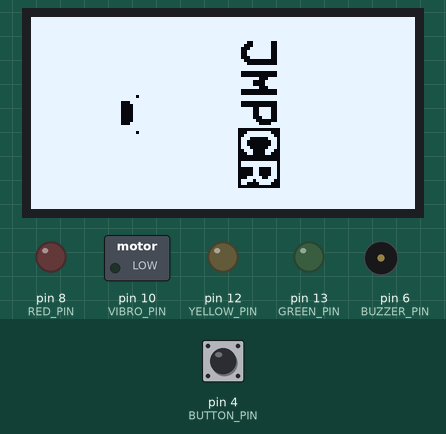
The sketch below on a simulated Arduino Uno, built with avr-gcc and run on an emulated ATmega328P. On the bench: 128×64 one-colour display, switched loads named in the sketch (green lamp = pin HIGH), output pins drawn as LEDs (lit = HIGH), buzzer (waves = sounding). Inputs (shaded band) come from the test bench; at power-on: pin 4 (BUTTON_PIN) HIGH. Random numbers use the default seed unless the sketch sets one.

Above: at 1.2 s.
1.3 s: pin 4 (BUTTON_PIN) pulled LOW for 0.15 s
At 1.47 s:
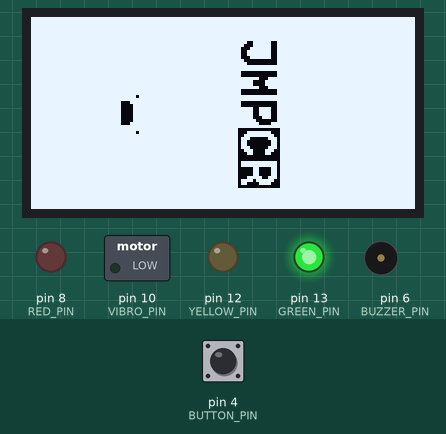
2.0 s: pin 4 (BUTTON_PIN) pulled LOW for 1 s
At 2.38 s:
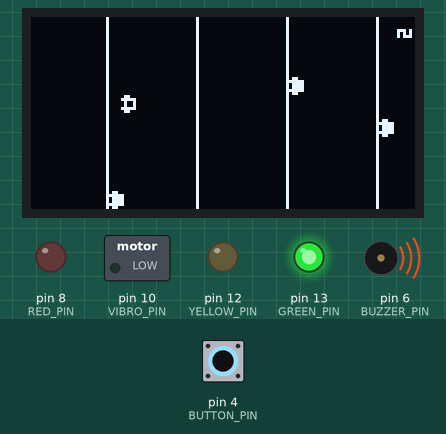
3.6 s: pin 4 (BUTTON_PIN) pulled LOW for 0.15 s
At 5.4 s:
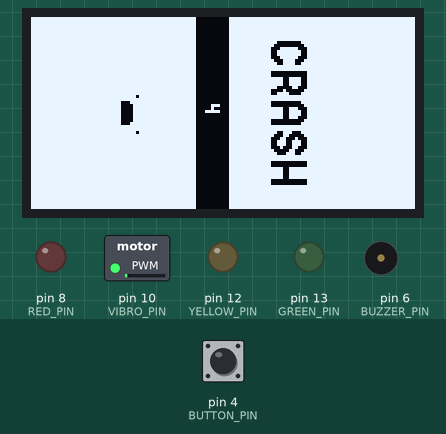
7.0 s: pin 4 (BUTTON_PIN) pulled LOW for 0.15 s
At 7.17 s:
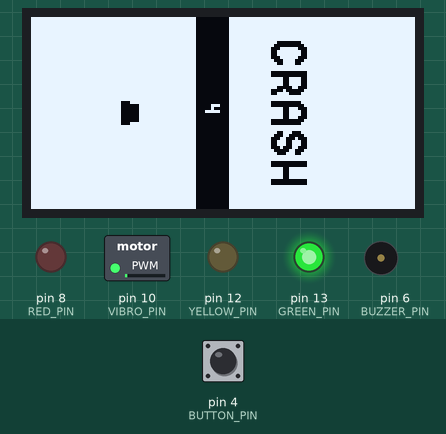
10.7 s: pin 4 (BUTTON_PIN) pulled LOW for 3.2 s
At 13.43 s:
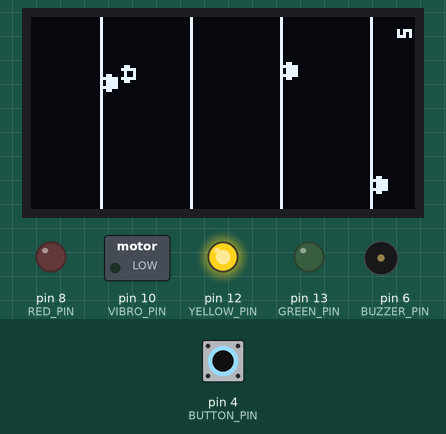
Timing chart, 0 to 15.4 s (numbered marks = the images above; inputs shaded):
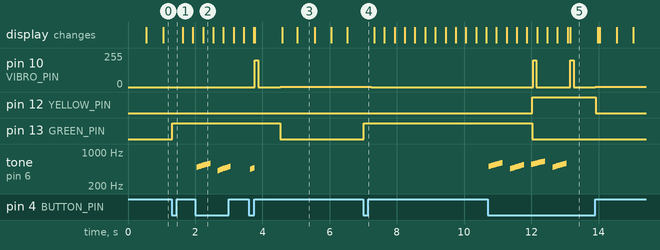

The sketch:

mp2.ino
```cpp
#include <Wire.h>
#include <SPI.h>

#include <Adafruit_GFX.h>
#include <Adafruit_SSD1306.h>

#define SCREEN_WIDTH 128 // OLED display width, in pixels
#define SCREEN_HEIGHT 64 // OLED display height, in pixels

#define OLED_RESET     4 // Reset pin # (or -1 if sharing Arduino reset pin)
#define SCREEN_ADDRESS 0x3D ///< See datasheet for Address; 0x3D for 128x64, 0x3C for 128x32

// Instantiate SSD1306 driver display object
Adafruit_SSD1306 _display(SCREEN_WIDTH, SCREEN_HEIGHT, &Wire, OLED_RESET);

// Pins
const int RED_PIN = 8;
const int YELLOW_PIN = 12;
const int GREEN_PIN = 13;
const int BUZZER_PIN = 6;
const int VIBRO_PIN = 10;
const int BUTTON_PIN = 4;

// Game Properties
const int JUMP_STRENGTH = 6;
const float LOW_GRAV = 0.4;
const float HIGH_GRAV = 1;
const int FLOOR_GAP = 30;
const int NUM_FLOORS = 4;
int currentFloor = 0;
int consecutive = -1;
int spawnsLeft = 0;
bool buttonLifted;

// Player Properties
int xPos = 1;
int yPos = 0;
const int Y_LOCK = 30;
float xVel = 1;
float yVel = 0;
boolean isGrounded = true;

// Buzzer Properties
unsigned long lastGrounded = 0;
int baseTone;

// Floor Properties
int floorHeights[NUM_FLOORS];
int nearestFloorHeight;
int nextFloorHeight;

// Enemy Car Properties
int enemyPosX[4];
int enemyVel[4];
const int NUM_CARS = 4;

// Frame Data (for button animation)
const int FRAME_DELAY = 500;

// Game State
enum GameState {
  NEW_GAME,
  PLAYING,
  GAME_OVER,
};
GameState gameState = NEW_GAME;

// Traffic Light
const int YELLOW_TIME = 2000;
const int RED_TIME = 2000;
const int GREEN_TIME = 5000;
enum TrafficLight {
  RED,
  YELLOW,
  GREEN
};
TrafficLight light;
unsigned long currTime;
unsigned long lastTime;

// Set up!
void setup() {
  Serial.begin(9600);

  // Initialize the display. If it fails, print failure to Serial
  // and enter an infinite loop
  if (!_display.begin(SSD1306_SWITCHCAPVCC, 0x3D)) { // Address 0x3D for 128x64
    Serial.println(F("SSD1306 allocation failed"));
    for (;;); // Don't proceed, loop forever
  }

  pinMode(RED_PIN, OUTPUT);
  pinMode(YELLOW_PIN, OUTPUT);
  pinMode(GREEN_PIN, OUTPUT);
  pinMode(VIBRO_PIN, OUTPUT);
  pinMode(BUZZER_PIN, OUTPUT);
  pinMode(BUTTON_PIN, INPUT_PULLUP);
}

// Main loop!
void loop() {
  // Clear the display
  _display.clearDisplay();

  switch (gameState) {
    case NEW_GAME:
      newGameLoop();
      break;
    case PLAYING:
      gameplayLoop();
      break;
    case GAME_OVER:
      gameOverLoop();
      break;
  }

  // Render graphics buffer to screen
  _display.display();
}

// V V V | NEW GAME | V V V

// New game loop
void newGameLoop() {
  // Button input (pressed down if val == LOW)
  int val = digitalRead(BUTTON_PIN);

  drawStartScreen();

  if (val == LOW) {
    reset();
    gameState = PLAYING;
    delay(200);   // Delay so that player has a chance to lift button
  }
}

// ^ ^ ^ | NEW GAME | ^ ^ ^

// V V V | GAMEPLAY | V V V

// Gameplay loop
void gameplayLoop() {
  // Track traffic light changes
  trafficLoop();
  // Play jump sound if yVel is positive
  jumpSound();

  // Button input (pressed down if val == LOW)
  int val = digitalRead(BUTTON_PIN);

  // Turn player around if edge is reached
  if (xPos > 63 - 6 || xPos <= 0) {
    xVel *= -1;
  }

  // Apply gravity if player is not grounded
  if (!isGrounded) {
    if (val == LOW) {
      yVel -= LOW_GRAV;
    } else {
      yVel -= HIGH_GRAV;
    }
  }

  // Advance to next floor if bottom of player crosses next floor
  if (yPos >= nextFloorHeight) {
    nearestFloorHeight = nextFloorHeight;
    nextFloorHeight += FLOOR_GAP;
  }

  // Re-ground if player reaches floor
  if (yPos <= nearestFloorHeight) {
    yPos = nearestFloorHeight;
    isGrounded = true;
    yVel = 0;
  }

  // If button is pressed and player is grounded, jump!
  if (val == LOW && isGrounded) {
    yVel = JUMP_STRENGTH;
    lastGrounded = millis();
    baseTone = 400 + (rand() % 200);
    isGrounded = false;
  }

  // Update Player Position
  xPos = xPos + xVel;
  yPos = yPos + yVel;

  // Update Enemy Positions
  for (int i = 0; i < NUM_CARS; i++) {
    if (enemyPosX[i] > 63 - 6 || enemyPosX[i] <= 0) {
      enemyVel[i] *= -1;
    }
    enemyPosX[i] += enemyVel[i];
  }

  checkCollision();

  // Draw!
  drawPlayer(round(xPos), Y_LOCK);
  drawFloors();
  drawCars();

  displayScore(currentFloor, 4, 122);
}

void spawnCar(int i) {
  // If no spawns remain...
  if (spawnsLeft == 0) {
    // Increase consecutive count
    consecutive++;
    // Reset spawns to updated count
    spawnsLeft = consecutive;
    // Spawn next car offscreen
    enemyPosX[i] = -10;
    enemyVel[i] = 0;
  } else {
    // Reduce remaining spawns
    spawnsLeft--;
    // Randomly generate properties for enemy car
    int seed = rand();
    enemyPosX[i] = seed % 56 + 1;
    enemyVel[i] = seed % 3 + 1;
    if (seed % 2 == 0) {
      enemyVel[i] *= -1;
    }

    if (xPos >= enemyPosX[i] && xPos <= enemyPosX[i] + 6) {
      enemyPosX[i] -= 6;
      if (enemyPosX[i] <= 0) {
        enemyPosX[i] += 20;
      }
    }

    if (enemyPosX[i] >= xPos && enemyPosX[i] <= xPos + 6) {
      enemyPosX[i] += 6;
      if (enemyPosX[i] >= 63 - 6) {
        enemyPosX[i] -= 20;
      }
    }
  }
}

// Plays a rising sound when player jumps
void jumpSound() {
  int rise = (millis() - lastGrounded) / 4;
  if (yVel > 0) {
    tone(BUZZER_PIN, baseTone + rise);
  } else {
    noTone(BUZZER_PIN);
  }
}

void checkCollision() {
  if (yPos <= nearestFloorHeight + 5) {
    int carMod = currentFloor % NUM_CARS;
    if ((xPos >= enemyPosX[carMod] && xPos <= enemyPosX[carMod] + 6) ||
        (enemyPosX[carMod] >= xPos && enemyPosX[carMod] <= xPos + 6)) {
      gameOver();
    }
  } else if (yPos >= nextFloorHeight - 5) {
    int carMod = (currentFloor + 1) % NUM_CARS;
    if ((xPos >= enemyPosX[carMod] && xPos <= enemyPosX[carMod] + 6) ||
        (enemyPosX[carMod] >= xPos && enemyPosX[carMod] <= xPos + 6)) {
      gameOver();
    }
  }
}

// ^ ^ ^ | GAMEPLAY | ^ ^ ^

// V V V | TRAFFIC | V V V

// Manages traffic light changes
void trafficLoop() {
  int difference = deltaTime();
  // Vibrate when light change occurs
  if (difference < 100) {
    analogWrite(VIBRO_PIN, 200);
  } else {
    analogWrite(VIBRO_PIN, 0);
  }

  switch(light) {
    case RED:
      if (difference >= RED_TIME) {
        light = GREEN;
        digitalWrite(RED_PIN, LOW);
        digitalWrite(GREEN_PIN, HIGH);
        lastTime = millis();
      }
      break;
    case YELLOW:
      if (difference >= YELLOW_TIME) {
        light = RED;
        digitalWrite(YELLOW_PIN, LOW);
        digitalWrite(RED_PIN, HIGH);
        lastTime = millis();
      }
      break;
    case GREEN:
      if (difference >= GREEN_TIME) {
        light = YELLOW;
        digitalWrite(GREEN_PIN, LOW);
        digitalWrite(YELLOW_PIN, HIGH);
        lastTime = millis();
      }
      break;
  };
}

// Returns time passed since |lastTime|
int deltaTime() {
  return millis() - lastTime;
}

// ^ ^ ^ | TRAFFIC | ^ ^ ^

// V V V | GAMEOVER | V V V

// Game over loop
void gameOverLoop() {
  // Button input (pressed down if val == LOW)
  int val = digitalRead(BUTTON_PIN);

  drawEndScreen();

  if (val == HIGH) {
    buttonLifted = true;
  }

  if (buttonLifted && val == LOW) {
    reset();
    gameState = PLAYING;
    delay(200);
  }
}

void gameOver() {
  noTone(BUZZER_PIN);
  // Short buzz
  analogWrite(VIBRO_PIN, 200);
  delay(100);
  // Intermission
  analogWrite(VIBRO_PIN, 0);
  delay(50);
  // Fade-out buzz
  for (int i = 200; i > 0; i--) {
    analogWrite(VIBRO_PIN, i);
    delay(3);
  }
  gameState = GAME_OVER;
  digitalWrite(RED_PIN, LOW);
  digitalWrite(YELLOW_PIN, LOW);
  digitalWrite(GREEN_PIN, LOW);
  buttonLifted = false;
}

// Reset all relevant game parameters
void reset() {
  currentFloor = 0;
  consecutive = -1;
  spawnsLeft = 0;
  xPos = 1;
  yPos = 0;
  xVel = 1;
  yVel = 0;
  isGrounded = true;
  for (int i = 0; i < NUM_FLOORS; i++) {
    floorHeights[i] = FLOOR_GAP * i;
  }

  nearestFloorHeight = floorHeights[0];
  nextFloorHeight = floorHeights[1];

  for (int i = 0; i < NUM_CARS; i++) {
    spawnCar(i);
  }

  light = GREEN;
  lastTime = millis();
  currTime = millis();
  digitalWrite(GREEN_PIN, HIGH);
}

// ^ ^ ^ | GAMEOVER | ^ ^ ^

// V V V | DRAW | V V V

// Draws a single car on screen at specified position
void drawPlayer(int x, int y) {
  drawCar(x, y);
  eraseRect(x+2, y+2, 2, 2);
}

void drawCar(int x, int y) {
  drawRect(x, y + 1, 6, 2);
  drawRect(x + 1, y + 3, 4, 2);
  drawRect(x + 1, y, 1, 1);
  drawRect(x + 4, y, 1, 1);
}

// Draws all enemy cars
void drawCars() {
  for (int i = 0; i < NUM_CARS; i++) {
    int y = floorHeights[i] - yPos;
    drawCar(enemyPosX[i], y);
  }
}

// Renders all floors at appropriate heights and checks for
// any redlight runs
void drawFloors() {
  for (int i = 0; i < NUM_FLOORS; i++) {
    int y = floorHeights[i] - 1 - yPos;
    // If player crosses to the next floor...
    if (y < 0) {
      // ... and the light is red
      if (light == RED) {
        gameOver();
      } else {  // ... and the light is yellow/green
        floorHeights[i] += NUM_FLOORS * FLOOR_GAP;
        currentFloor++;
        spawnCar(i);
      }
    }
    drawRect(0, y, 64, 1);
  }
}

// Displays current score
void displayScore(int score, int x, int y) {
  int temp = score;
  int len = 0;
  while (temp > 0) {
    len++;
    temp /= 10;
  }

  for (int i = len; i > 0; i--) {
    int digit = score % 10;
    score = score / 10;
    drawDigit(digit, x + 4 * i - 4, y);
  }
}

// Draws the specified digit to the screen (vertically)
void drawDigit(int digit, int x, int y) {
  switch (digit) {
    case 1:
      drawOne(x, y);
      break;
    case 2:
      drawTwo(x, y);
      break;
    case 3:
      drawThree(x, y);
      break;
    case 4:
      drawFour(x, y);
      break;
    case 5:
      drawFive(x, y);
      break;
    case 6:
      drawSix(x, y);
      break;
    case 7:
      drawSeven(x, y);
      break;
    case 8:
      drawEight(x, y);
      break;
    case 9:
      drawNine(x, y);
      break;
    case 0:
      drawZero(x, y);
      break;
    default:
      drawRect(x, y, 3, 5);
  }
}

// Draws a one on the screen (vertically!)
void drawOne(int x, int y) {
  drawRect(x, y + 4, 2, 1);
  drawRect(x + 1, y + 1, 1, 3);
  drawRect(x, y, 3, 1);
}

void drawTwo(int x, int y) {
  drawRect(x, y, 3, 5);
  _display.fillRect(y + 1, x + 1, 1, 2, SSD1306_BLACK);
  _display.fillRect(y + 3, x, 1, 2, SSD1306_BLACK);
}

void drawThree(int x, int y) {
  drawRect(x, y, 3, 1);
  drawRect(x + 2, y + 1, 1, 3);
  drawRect(x, y + 4, 3, 1);
  drawRect(x + 1, y + 2, 1, 1);
}

void drawFour(int x, int y) {
  drawRect(x, y + 2, 1, 3);
  drawRect(x + 1, y + 2, 1, 1);
  drawRect(x + 2, y, 1, 5);
}

void drawFive(int x, int y) {
  drawRect(x, y, 3, 5);
  _display.fillRect(y + 1, x, 1, 2, SSD1306_BLACK);
  _display.fillRect(y + 3, x + 1, 1, 2, SSD1306_BLACK);
}

void drawSix(int x, int y) {
  drawRect(x, y, 3, 5);
  _display.fillRect(y + 1, x + 1, 1, 1, SSD1306_BLACK);
  _display.fillRect(y + 3, x + 1, 1, 2, SSD1306_BLACK);
}

void drawSeven(int x, int y) {
  drawRect(x, y + 4, 3, 1);
  drawRect(x + 2, y, 1, 5);
}

void drawEight(int x, int y) {
  drawRect(x, y, 3, 5);
  _display.fillRect(y + 1, x + 1, 1, 1, SSD1306_BLACK);
  _display.fillRect(y + 3, x + 1, 1, 1, SSD1306_BLACK);
}

void drawNine(int x, int y) {
  drawRect(x, y, 3, 5);
  _display.fillRect(y, x, 2, 2, SSD1306_BLACK);
  _display.fillRect(y + 3, x + 1, 1, 1, SSD1306_BLACK);
}

void drawZero(int x, int y) {
  drawRect(x, y, 3, 5);
  _display.fillRect(y + 1, x + 1, 3, 1, SSD1306_BLACK);
}

// Draws start screen: "JMP|CR" + button
void drawStartScreen() {
  // Start position of "JMP|CR"
  int x = 8;
  int y = 70;
  // White background
  drawRect(0, 0, 64, 128);
  // J
  eraseRect(x, y+2, 2, 2);
  eraseRect(x+1, y+1, 2, 2);
  eraseRect(x+2, y, 4, 2);
  eraseRect(x+5, y+1, 2, 2);
  eraseRect(x+6, y+2, 2, 10);
  eraseRect(x, y+10, 8, 2);
  // M
  eraseRect(x+10, y, 2, 12);
  eraseRect(x+2+10, y+6, 1, 3);
  eraseRect(x+3+10, y+4, 2, 4);
  eraseRect(x+5+10, y+6, 1, 3);
  eraseRect(x+6+10, y, 2, 12);
  // P
  eraseRect(x+20, y, 2, 12);
  eraseRect(x+2+20, y+10, 4, 2);
  eraseRect(x+2+20, y+4, 4, 2);
  eraseRect(x+5+20, y+5, 2, 2);
  eraseRect(x+6+20, y+6, 2, 4);
  eraseRect(x+5+20, y+10, 2, 2);

  // 'CR' backdrop
  eraseRect(37, y - 1, 20, 14);
  // C
  drawRect(x+30, y+2, 2, 8);
  drawRect(x+2+30, y, 4, 2);
  drawRect(x+2+30, y+10, 4, 2);
  drawRect(x+6+30, y+8, 2, 2);
  drawRect(x+6+30, y+2, 2, 2);
  drawRect(x+1+30, y+1, 2, 2);
  drawRect(x+1+30, y+9, 2, 2);
  drawRect(x+5+30, y+9, 2, 2);
  drawRect(x+5+30, y+1, 2, 2);
  // R
  drawRect(x+10+30, y, 2, 12);
  drawRect(x+12+30, y+4, 4, 2);
  drawRect(x+12+30, y+10, 4, 2);
  drawRect(x+15+30, y+2, 2, 2);
  drawRect(x+16+30, y, 2, 2);
  drawRect(x+15+30, y+5, 2, 2);
  drawRect(x+15+30, y+9, 2, 2);
  drawRect(x+16+30, y+6, 2, 4);

  // Button
  drawButton();
}

// Displays the end screen: "CRASH" + score + button
void drawEndScreen() {
  // Start position for "CRASH" text
  int x = 8;
  int y = 80;
  // White background
  drawRect(0, 0, 64, 128);
  // C
  eraseRect(x, y+2, 2, 8);
  eraseRect(x+2, y, 4, 2);
  eraseRect(x+2, y+10, 4, 2);
  eraseRect(x+6, y+8, 2, 2);
  eraseRect(x+6, y+2, 2, 2);
  eraseRect(x+1, y+1, 2, 2);
  eraseRect(x+1, y+9, 2, 2);
  eraseRect(x+5, y+9, 2, 2);
  eraseRect(x+5, y+1, 2, 2);
  // R
  eraseRect(x+10, y, 2, 12);
  eraseRect(x+12, y+4, 4, 2);
  eraseRect(x+12, y+10, 4, 2);
  eraseRect(x+15, y+2, 2, 2);
  eraseRect(x+16, y, 2, 2);
  eraseRect(x+15, y+5, 2, 2);
  eraseRect(x+15, y+9, 2, 2);
  eraseRect(x+16, y+6, 2, 4);
  // A
  eraseRect(x+20, y, 2, 10);
  eraseRect(x+26, y, 2, 10);
  eraseRect(x+22, y+4, 4, 2);
  eraseRect(x+22, y+10, 4, 2);
  eraseRect(x+21, y+9, 2, 2);
  eraseRect(x+25, y+9, 2, 2);
  // S
  eraseRect(x+30, y+2, 2, 2);
  eraseRect(x+30, y+7, 2, 3);
  eraseRect(x+31, y+1, 2, 2);
  eraseRect(x+32, y, 4, 2);
  eraseRect(x+35, y+1, 2, 2);
  eraseRect(x+36, y+2, 2, 3);
  eraseRect(x+35, y+4, 2, 2);
  eraseRect(x+32, y+5, 4, 2);
  eraseRect(x+31, y+6, 2, 2);
  eraseRect(x+31, y+9, 2, 2);
  eraseRect(x+32, y+10, 4, 2);
  eraseRect(x+35, y+9, 2, 2);
  eraseRect(x+36, y+8, 2, 2);
  // H
  eraseRect(x+40, y, 2, 12);
  eraseRect(x+42, y+4, 4, 2);
  eraseRect(x+46, y, 2, 12);

  // Horizontal strip
  eraseRect(0, 55, 64, 11);
  int temp = currentFloor;
  int len = 0;
  while (temp > 0) {
    len++;
    temp = temp / 10;
  }
  displayScore(currentFloor, 31 - (len * 2), 58);

  // Button
  drawButton();
}

// Draws an 2-step animated button to the screen
void drawButton() {
  if (millis() % (2 * FRAME_DELAY) >= FRAME_DELAY) {
    eraseRect(28, 30, 8, 3);
    eraseRect(29, 33, 6, 3);
  } else {
    eraseRect(28, 30, 8, 3);
    eraseRect(29, 33, 6, 1);
    eraseRect(26, 35, 1, 1);
    eraseRect(38, 35, 1, 1);
  }
}

// Draws a rectangle in flipped coordinate system (screen vertical,
// origin in bottom left.
void drawRect(uint16_t x0, uint16_t y0, uint16_t w, uint16_t h) {
  _display.fillRect(y0, x0, h, w, SSD1306_WHITE);
}

// Same as drawRect, but draws in black.
void eraseRect(uint16_t x0, uint16_t y0, uint16_t w, uint16_t h) {
  _display.fillRect(y0, x0, h, w, SSD1306_BLACK);
}
```

Measured:
- after the input at 1.3 s, pin 13 (GREEN_PIN): LOW → HIGH at once
- after the input at 2.0 s, tone on pin 6 (BUZZER_PIN): plays 487 Hz for 0.03 s, 494 Hz for 0.03 s, 501 Hz for 0.03 s, 508 Hz for 0.03 s, 515 Hz for 0.03 s, 522 Hz for 0.03 s … (29 notes in this stretch), starting at once
- after the input at 3.6 s, tone on pin 6 (BUZZER_PIN): plays 447 Hz for 0.03 s, 453 Hz for 0.03 s, 460 Hz for 0.03 s, 467 Hz for 0.03 s, 474 Hz for 0.03 s, starting at once
- after the input at 7.0 s, pin 10 (VIBRO_PIN): 1/255 → 0/255 after 0.24 s; pin 13 (GREEN_PIN): LOW → HIGH at once
- after the input at 10.7 s, tone on pin 6 (BUZZER_PIN): plays 507 Hz for 0.03 s, 514 Hz for 0.03 s, 521 Hz for 0.03 s, 528 Hz for 0.03 s, 535 Hz for 0.03 s, 542 Hz for 0.03 s … (60 notes in this stretch), starting at once
- what the display in image 3 shows lasts 0.6 s, from 5.0 s to 5.6 s
